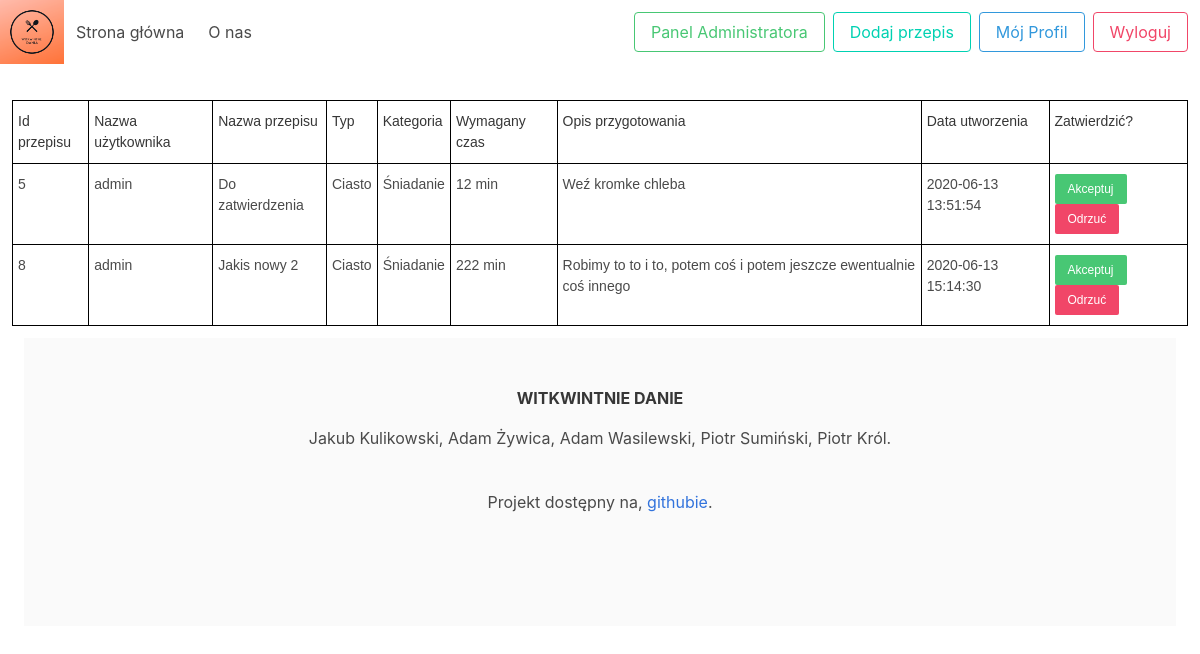
The page /admin (signed in) on the database its author committed.
### tables this page shows
CREATE TABLE `recipes` (
  `recipe_id` INTEGER PRIMARY KEY AUTOINCREMENT,
  `user_id` INTEGER,
  `type_of_food_id` INTEGER,
  `food_category_id` INTEGER,
  `name` TEXT UNIQUE NOT NULL,
  `creation_date` DATE NOT NULL DEFAULT (DATETIME('now', 'localtime')),
  `description` TEXT NOT NULL,
  `rating` INTEGER CHECK (rating BETWEEN 1 AND 10),
  `checked` BOOLEAN NOT NULL DEFAULT 0 CHECK(checked IN (0,1)),
  `time_required` INTEGER NOT NULL,
  `views` INTEGER DEFAULT 0 CHECK ( views >= 0 ),
  CONSTRAINT recipes_user_id_fk
      FOREIGN KEY (user_id) REFERENCES users(user_id) ON DELETE SET NULL,
  CONSTRAINT recipes_type_of_food_id_fk
      FOREIGN KEY (type_of_food_id) REFERENCES types_of_food (type_of_food_id) ON DELETE RESTRICT,
  CONSTRAINT recipes_food_category_id_fk
      FOREIGN KEY (food_category_id) REFERENCES food_categories (food_category_id) ON DELETE RESTRICT
);

CREATE TABLE `users` (
  `user_id` INTEGER PRIMARY KEY AUTOINCREMENT,
  `username` TEXT UNIQUE NOT NULL,
  `creation_date` DATE NOT NULL DEFAULT (DATETIME('now', 'localtime')),
  `last_login_date` DATE CHECK ( last_login_date >= creation_date ),
  `role_id` INTEGER NOT NULL,
  `cooking_level_id` INTEGER,
  `sex` TEXT CHECK (sex IN ('F','M')),
  `password` TEXT NOT NULL,
  CONSTRAINT users_role_id_fk
      FOREIGN KEY (role_id) REFERENCES roles (role_id) ON DELETE RESTRICT,
  CONSTRAINT users_cooking_levels_id_fk
      FOREIGN KEY (cooking_level_id) REFERENCES cooking_levels (cooking_level_id) ON DELETE RESTRICT
);

CREATE TABLE `types_of_food` (
  `type_of_food_id` INTEGER PRIMARY KEY AUTOINCREMENT,
  `name` TEXT UNIQUE NOT NULL
);

CREATE TABLE `food_categories` (
  `food_category_id` INTEGER PRIMARY KEY AUTOINCREMENT,
  `name` TEXT UNIQUE NOT NULL
);

### app/utils/sessions.py (the view)
    def decorator(*args, **kwargs):
        if session['user']['role_name'].lower() == 'administrator':
            return f(*args, **kwargs)
        else:
            return redirect(url_for('.index'))

### app/db.py (called while the page is built)
def get_db():
    db = getattr(g, _DB_PROPERTY, None)
    if db is None:
        db = sqlite3.connect(Config.DB_FILE)
        setattr(g, _DB_PROPERTY, db)
    return db

def query_db_object(query, *args, one=False, commit=False):
    db = get_db()
    cursor = db.cursor()
    cursor.execute(query, args)
    r = []
    for i in cursor.fetchall():
        r.append(dict(zip([x[0] for x in cursor.description], i)))
    if commit:
        db.commit()
    if r and one:
        return r[0]
    else:
        return r

### app/routes.py (called while the page is built)
@app.route('/admin')
@login_required
@admin_required
def admin():
    return render_template('administrator.html',
                           recipes_to_check=r.get_recipes_list(False),
                           users=u.get_all_users())

### app/utils/recipies.py (called while the page is built)
def get_recipes_list(checked=None):
    sql = """
        SELECT r.recipe_id,
            r.user_id, u.username,
            r.type_of_food_id, tf.name AS type_of_food,
            r.food_category_id, fc.name AS food_category,
            r.name, r.creation_date, r.description, r.rating, r.checked, r.time_required, r.views
        FROM recipes r
        INNER JOIN users u USING(user_id)
        INNER JOIN types_of_food tf USING(type_of_food_id)
        INNER JOIN food_categories fc USING(food_category_id)
    """
    if checked is True:
        return query_db_object(sql + " WHERE checked = 1")
    elif checked is False:
        return query_db_object(sql + " WHERE checked = 0")
    else:
        return query_db_object(sql)

### app/utils/sessions.py (called while the page is built)
def login_required(f):
    def decorator(*args, **kwargs):
        if 'user' in session:
            return f(*args, **kwargs)
        else:
            return redirect(url_for('.login'))
    decorator.__name__ = f.__name__
    return decorator

def admin_required(f):
    def decorator(*args, **kwargs):
        if session['user']['role_name'].lower() == 'administrator':
            return f(*args, **kwargs)
        else:
            return redirect(url_for('.index'))
    decorator.__name__ = f.__name__
    return decorator

### app/utils/users.py (called while the page is built)
def get_all_users():
    return query_db_object("""
        SELECT u.user_id, u.username, u.creation_date, u.last_login_date,
            u.role_id, r.name AS role,
            u.cooking_level_id, cl.name AS cooking_level,
            u.sex
        FROM users u
        INNER JOIN roles r USING (role_id)
        INNER JOIN cooking_levels cl USING (cooking_level_id)
    """)

### app/templates/administrator.html (shortened to what this page needs)
<!DOCTYPE html>
<html>
<head>
  <link rel="stylesheet" href="/static/css/bulma.css">
</head>
<body>
  <nav class="navbar" role="navigation" aria-label="main navigation">
    <div class="navbar-brand">
      <a class="image is-64x64">
        <img src="/static/img/logo.png" width=auto height=auto>
      </a>
    </div>
    <div id="navbarBasicExample" class="navbar-menu">
      <div class="navbar-start">
        <a href="{{ url_for('main.index') }}" class="navbar-item">
          Strona główna
        </a>
        <a href="{{ url_for('main.about_us') }}" class="navbar-item">
          O nas
        </a>
      </div>
      <div class="navbar-end">
        <div class="navbar-item">
          <div class="buttons">
            {% if session.user is defined %}
            {% if session.user.role_name == "Administrator" %}
            <a href="{{ url_for('main.admin') }}" class="button is-success is-outlined">
              Panel Administratora
            </a>
            {% endif %}
            <a href="{{ url_for('main.new_recipe') }}" class="button is-primary is-outlined">
              Dodaj przepis
            </a>
            <a href="{{ url_for('main.user_profile') }}" class="button is-info is-outlined">
              Mój Profil
              <a href="{{ url_for('main.logout') }}" class="button is-danger is-outlined">
                Wyloguj
                {% else %}
                <a href="{{ url_for('main.register') }}" class="button is-primary">
                  <strong>Rejestracja</strong>
                </a>
                <a href="{{ url_for('main.login') }}" class="button is-light">
                  Logowanie
                {% endif %}
                </a>
          </div>
        </div>
      </div>
    </div>
  </nav>
  <section class="section">
    <div class="columns is-centered">
      <div class="control">
      {% if recipes_to_check %}
        <table class="tg">
          <thead>
          <tr>
              <th class="tg-0lax">Id przepisu</th>
              <th class="tg-0lax">Nazwa użytkownika</th>
              <th class="tg-0lax">Nazwa przepisu</th>
              <th class="tg-0lax"><span style="font-weight:400;font-style:normal">Typ</span></th>
              <th class="tg-0lax"><span style="font-weight:400;font-style:normal">Kategoria</span></th>
              <th class="tg-0lax">Wymagany czas</th>
              <th class="tg-0lax">Opis przygotowania</th>
              <th class="tg-0lax"><span style="font-weight:400;font-style:normal">Data utworzenia</span></th>
              <th class="tg-0lax">Zatwierdzić?</th>
          </tr>
          </thead>
          <tbody>
          {% for recipe in recipes_to_check %}
              <tr>
              <td class="tg-0lax">{{ recipe.recipe_id }}</td>
              <td class="tg-0lax">{{ recipe.username }}</td>
              <td class="tg-0lax">{{ recipe.name }}</td>
              <td class="tg-0lax">{{ recipe.type_of_food }}</td>
              <td class="tg-0lax">{{ recipe.food_category }}</td>
              <td class="tg-0lax">{{ recipe.time_required }} min</td>
              <td class="tg-0lax">{{ recipe.description }}</td>
              <td class="tg-0lax">{{ recipe.creation_date }}</td>
              <td class="tg-0lax">
                  <a class="button is-success is-small" href="{{ url_for('main.accept_recipe', recipe_id=recipe.recipe_id) }}">Akceptuj</a>
                  <a class="button is-danger is-small" href="{{ url_for('main.delete_recipe', recipe_id=recipe.recipe_id) }}">Odrzuć</a>
              </td>
          </tr>
          {% endfor %}
          </tbody>
      </table>
      {% else %}
          <p>Brak przepisów do zatwierdzenia</p>
      {% endif %}
      </div>
    </div>
  <footer class="footer">
    <div class="content has-text-centered">
      <p>
        <strong>WITKWINTNIE DANIE</strong>
      <p>Jakub Kulikowski, Adam Żywica, Adam Wasilewski, Piotr Sumiński, Piotr Król. </p>
      <p>Projekt dostępny na,
        <a href="https://github.com/a-was/kuchniowy-raj">githubie</a>.
      </p>
      </p>
    </div>
  </footer>
</body>
</html>

### app/templates/administrator.html (style rules this page uses)
.tg { border-collapse:collapse;border-spacing:0; }
.tg td { border-color:black;border-style:solid;border-width:1px;font-family:Arial, sans-serif;font-size:14px; overflow:hidden;padding:10px 5px;word-break:normal; }
.tg th { border-color:black;border-style:solid;border-width:1px;font-family:Arial, sans-serif;font-size:14px; font-weight:normal;overflow:hidden;padding:10px 5px;word-break:normal; }
.tg .tg-0lax { text-align:left;vertical-align:top }

### rows shown on the page
recipes: recipe_id "5", username "admin", name "Do zatwierdzenia", type_of_food "Ciasto", food_category "Śniadanie", time_required "12", description "Weź kromke chleba", creation_date "2020-06-13 13:51:54"
recipes: recipe_id "8", username "admin", name "Jakis nowy 2", type_of_food "Ciasto", food_category "Śniadanie", time_required "222", description "Robimy to to i to, potem coś i potem jeszcze ewentualnie coś innego", creation_date "2020-06-13 15:14:30"
